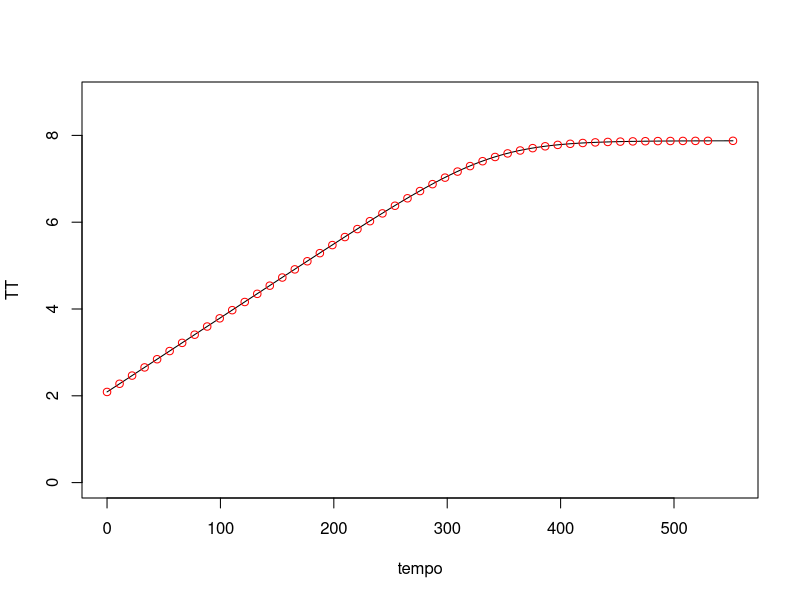
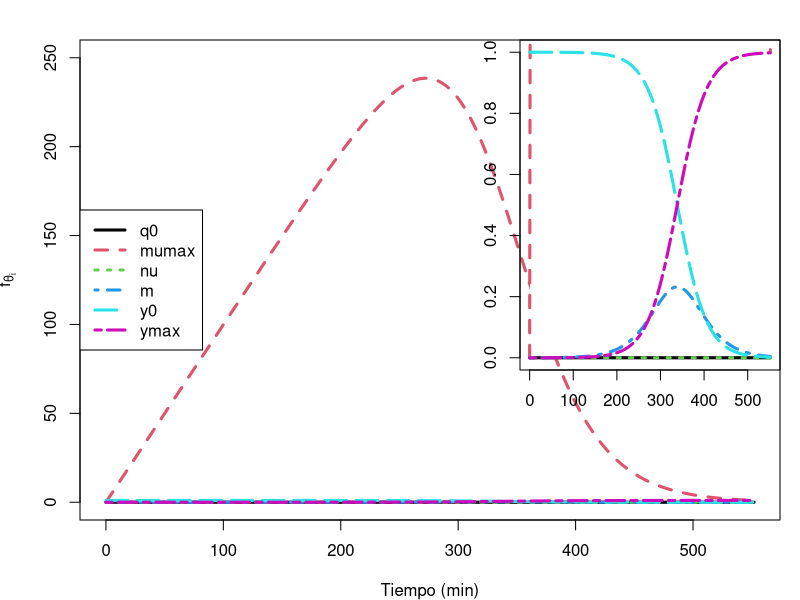
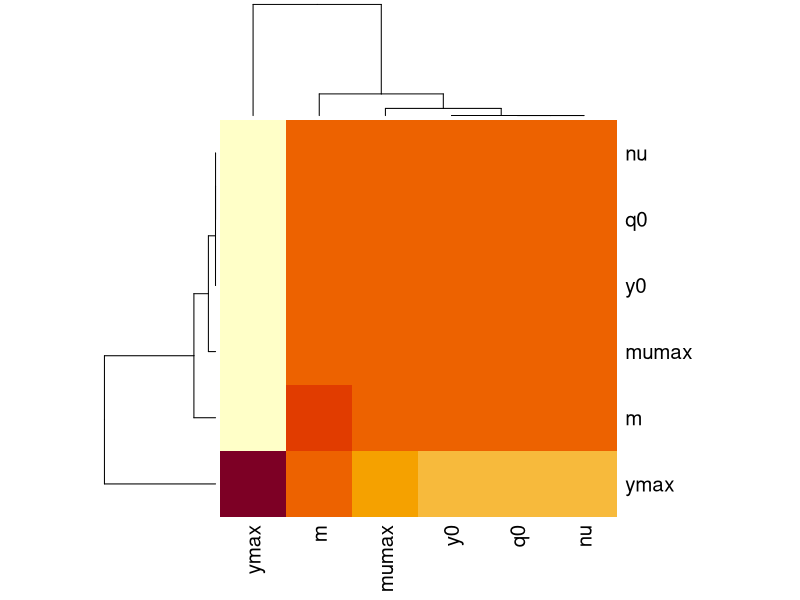
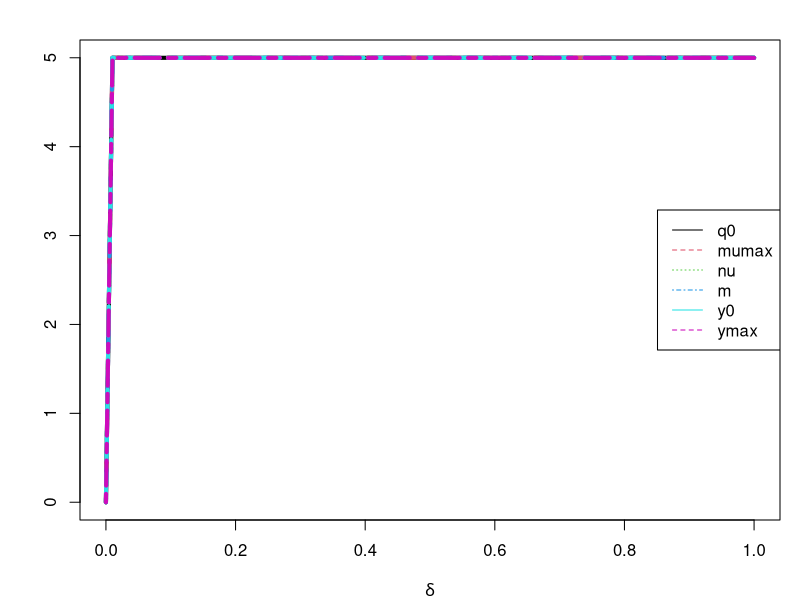
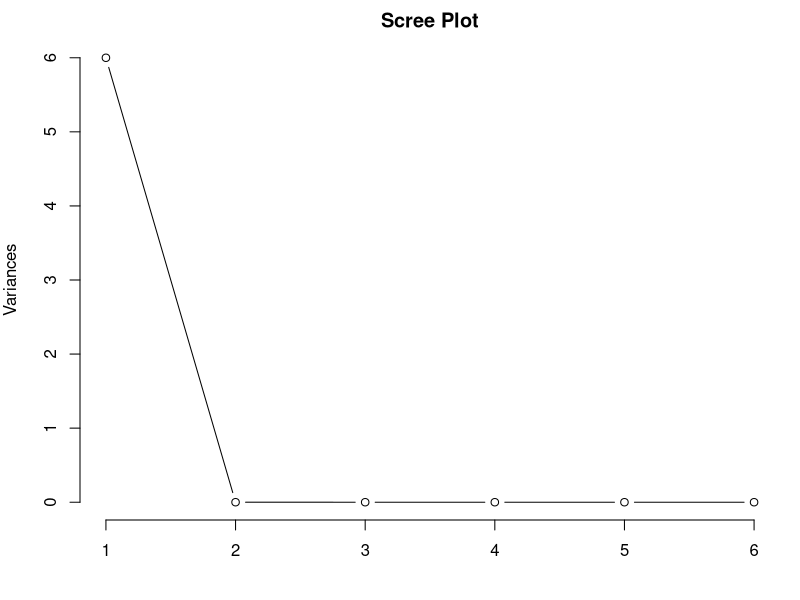

Write R code to recreate these figures, in order. (Note: this script raises an error after producing the figures.)
library(readxl)
library(pracma) # Para funciones matemáticas avanzadas
library(Deriv) # Para derivadas simbólicas

##### Datos 1 ####
{
  # Leer datos desde el archivo Excel
  library(readxl)
  datos <- read_excel("datos/datos.xlsx")
  
  # Función logística de Baranyi
  A <- function(x, q, nu) {
    x + (1/nu) * log((exp(-nu * x) + q) / (1 + q))
  }
  
  f <- function(q, mumax, nu, m, y0, ymax, x) {
    a <- A(x, q, nu)
    y0 + mumax * a - (1/m) * log(1 + (exp(m * mumax * a) - 1) / exp(m * (ymax - y0)))
  }
  
  q = 4.7371
  mumax=0.0171 
  nu=4.6965 
  m=1.7274 
  y0=2.0891 
  ymax=7.8764
  
  par(mfrow = c(1,1))
  tempo <- seq(0,552,length.out=100)
  TT <- f(q = 4.7371, mumax=0.0171, nu=4.6965, m=1.7274, y0=2.0891, ymax=7.8764, tempo)
  plot(tempo, TT, type = "l", ylim=c(0,max(datos$y)+1))
  points(datos$x,datos$y, col = "red")
  
  #### Analisis de sensibilidad####
  
  f_q <- Deriv(f, "q")
  f_mumax <- Deriv(f, "mumax")
  f_nu <- Deriv(f, "nu")
  f_m <- Deriv(f, "m")
  f_y0 <- Deriv(f, "y0")
  f_ymax <- Deriv(f, "ymax")
  
  N <- 1e3
  tempo <- seq(min(datos$x), max(datos$x), length.out = N)
  S <- matrix(nrow = N, ncol = 6)
  for (i in 1:N){
    S[i,] <- c(f_q(q, mumax, nu, m, y0, ymax, tempo[i]),
               f_mumax(q, mumax, nu, m, y0, ymax, tempo[i]),
               f_nu(q, mumax, nu, m, y0, ymax, tempo[i]),
               f_m(q, mumax, nu, m, y0, ymax, tempo[i]),
               f_y0(q, mumax, nu, m, y0, ymax, tempo[i]),
               f_ymax(q, mumax, nu, m, y0, ymax, tempo[i]))
  }
  colnames(S) <- c("q0","mumax","nu","m","y0","ymax")
  
  ####
  par(mar = c(4, 4, 2, 1))
  plot(c(), c(), xlim = c(0, 552), ylim = c(0, 250),
       xlab = "Tiempo (min)", ylab = expression(f[theta[i]]))
  for (i in 1:6) {
    lines(tempo, S[, i], col = i, lty = i, lwd = 3)
  }
  legend("left", legend = colnames(S), col = 1:6, lty = 1:6, lwd = 3)
  
  # Ajustar la ventana gráfica para la subgráfica
  par(fig = c(0.55, 1, 0.25, 1), new = TRUE)
  
  # Subgráfica
  plot(c(), c(), xlim = c(0, 552), ylim = c(0, 1),
       xlab = "", ylab = "", axes = FALSE)
  rect(0, 0, 552, 1, col = "white", border = NA)
  box()
  axis(1)
  axis(2)
  for (i in 1:6) {
    lines(tempo, S[, i], col = i, lty = i, lwd = 3)
  }
  
  
  #### Estudio correlacion ####
  
  MS <- t(S)%*%S
  heatmap(cor(MS))
  cor(MS)
  
  delta <- seq(0,1,length.out=100)
  cov_tot <- function(MS,ci, delta){
    s <- 0
    CC <- cor(MS)
    for (i in 1:ncol(MS)){
      if (i != ci){
        p <- CC[i,ci]
        s <- s + p*(p >= 1-delta)
      }
    }
    return(s)
  }
  
  EV <- matrix(nrow=length(delta),ncol = ncol(MS))
  colnames(EV) <- colnames(MS)
  plot(c(),c(),ylim=c(0,5),xlim=c(0,1),ylab="",xlab=expression(delta))
  for (j in 1:ncol(MS)){
    ev <- c()
    for (k in 1:length(delta)){
      ev <- c(ev,cov_tot(MS,j,delta[k]))
    }
    EV[,j] <- ev
    lines(delta, ev, col=j, type = "l", lwd=4, lty=j)
  }
  legend("right", legend = colnames(EV), col = 1:ncol(EV), lty = 1:4)
  # Parece que el parametro t_lag no tiene correlacion con el resto
  
  for (i in 1:6){
    cat(paste(colnames(EV)[i],":", cov_tot(MS,i,0.25)),"\n")
  }
  
  #### Norma columnas ####
  for (i in 1:6){
    cat(paste(colnames(EV)[i],":", sum(MS[,i]^2),"\n"))
  }
  
  #### Autovectores ####
  eigen(MS)
  
  #### PCA ####
  pca <- prcomp(MS, scale. = TRUE)
  # Scree plot
  plot(pca, type = "l", main = "Scree Plot")
  # Extraer los puntajes de los primeros dos componentes
  pca_data <- as.data.frame(pca$x)
  # Extraer las cargas (loadings)
  loadings <- as.data.frame(pca$rotation)
  # Gráfico de las cargas de las variables
  ggplot(loadings, aes(x = PC1, y = PC2, label = rownames(loadings))) +
    geom_point(color = "red", size = 3) +
    geom_text(vjust = 1, hjust = 1) +
    ggtitle("") +
    theme_minimal()
}

##### Datos 2 ####
{
  # Leer datos desde el archivo Excel
  library(readxl)
  datos <- read_excel("datos/Datos2.xlsx")
  datos <- datos[16:nrow(datos),c(1,2)]
  
  # Función logística de Baranyi
  A <- function(x, q, nu) {
    x + (1/nu) * log((exp(-nu * x) + q) / (1 + q))
  }
  
  f <- function(q, mumax, nu, m, y0, ymax, x) {
    a <- A(x, q, nu)
    y0 + mumax * a - (1/m) * log(1 + (exp(m * mumax * a) - 1) / exp(m * (ymax - y0)))
  }
  
  q = 598.6903
  mumax=0.0175 
  nu=0.1 
  m=2.8585 
  y0=2.1209 
  ymax=7.8235
  
  par(mfrow = c(1,1))
  tempo <- seq(0,max(datos$x),length.out=100)
  TT <- f(q = 4.7371, mumax=0.0171, nu=4.6965, m=1.7274, y0=2.0891, ymax=7.8764, tempo)
  plot(tempo, TT, type = "l", ylim=c(0,max(datos$y)+1))
  points(datos$x,datos$y, col = "red")
  
  #### Analisis de sensibilidad####
  
  f_q <- Deriv(f, "q")
  f_mumax <- Deriv(f, "mumax")
  f_nu <- Deriv(f, "nu")
  f_m <- Deriv(f, "m")
  f_y0 <- Deriv(f, "y0")
  f_ymax <- Deriv(f, "ymax")
  
  N <- 1e3
  tempo <- seq(min(datos$x), max(datos$x), length.out = N)
  S <- matrix(nrow = N, ncol = 6)
  for (i in 1:N){
    S[i,] <- c(f_q(q, mumax, nu, m, y0, ymax, tempo[i]),
               f_mumax(q, mumax, nu, m, y0, ymax, tempo[i]),
               f_nu(q, mumax, nu, m, y0, ymax, tempo[i]),
               f_m(q, mumax, nu, m, y0, ymax, tempo[i]),
               f_y0(q, mumax, nu, m, y0, ymax, tempo[i]),
               f_ymax(q, mumax, nu, m, y0, ymax, tempo[i]))
  }
  colnames(S) <- c("q0","mumax","nu","m","y0","ymax")  
  
  ####
  par(mar = c(4, 4, 2, 1))
  plot(c(), c(), xlim = c(0, 552), ylim = c(0, 250),
       xlab = "Tiempo (min)", ylab = expression(f[theta[i]]))
  for (i in 1:6) {
    lines(tempo, S[, i], col = i, lty = i, lwd = 3)
  }
  legend("left", legend = colnames(S), col = 1:6, lty = 1:6, lwd = 3)
  
  # Ajustar la ventana gráfica para la subgráfica
  par(fig = c(0.55, 1, 0.25, 1), new = TRUE)
  
  # Subgráfica
  plot(c(), c(), xlim = c(0, 552), ylim = c(0, 1),
       xlab = "", ylab = "", axes = FALSE)
  rect(0, 0, 552, 1, col = "white", border = NA)
  box()
  axis(1)
  axis(2)
  for (i in 1:6) {
    lines(tempo, S[, i], col = i, lty = i, lwd = 3)
  }
  
  
  #### Estudio correlacion ####
  MS <- t(S)%*%S
  heatmap(cor(MS))
  delta <- seq(0,1,length.out=100)
  cov_tot <- function(MS,ci, delta){
    s <- 0
    CC <- cor(MS)
    for (i in 1:ncol(MS)){
      if (i != ci){
        p <- CC[i,ci]
        s <- s + p*(p >= 1-delta)
      }
    }
    return(s)
  }
  
  EV <- matrix(nrow=length(delta),ncol = ncol(MS))
  colnames(EV) <- colnames(MS)
  plot(c(),c(),ylim=c(0,5),xlim=c(0,1),ylab="",xlab=expression(delta))
  for (j in 1:ncol(MS)){
    ev <- c()
    for (k in 1:length(delta)){
      ev <- c(ev,cov_tot(MS,j,delta[k]))
    }
    EV[,j] <- ev
    lines(delta, ev, col=j, type = "l", lwd=4, lty=j)
  }
  legend("right", legend = colnames(EV), col = 1:ncol(EV), lty = 1:4)
  
  for (i in 1:6){
    cat(paste(colnames(EV)[i],":", cov_tot(MS,i,0.25)),"\n")
  }
  
  #### Norma columnas ####
  for (i in 1:6){
    cat(paste(colnames(EV)[i],":", sum(MS[,i]^2),"\n"))
  }
  
  #### PCA ####
  pca <- prcomp(MS, scale. = TRUE)
  # Scree plot
  plot(pca, type = "l", main = "Scree Plot")
  # Extraer los puntajes de los primeros dos componentes
  pca_data <- as.data.frame(pca$x)
  # Extraer las cargas (loadings)
  loadings <- as.data.frame(pca$rotation)
  # Gráfico de las cargas de las variables
  ggplot(loadings, aes(x = PC1, y = PC2, label = rownames(loadings))) +
    geom_point(color = "red", size = 3) +
    geom_text(vjust = 1, hjust = 1) +
    ggtitle("") +
    theme_minimal()
  
  print(MS)
  print(cor(MS))
  print(sort(colMeans(EV)))
  eigen(MS)
}




